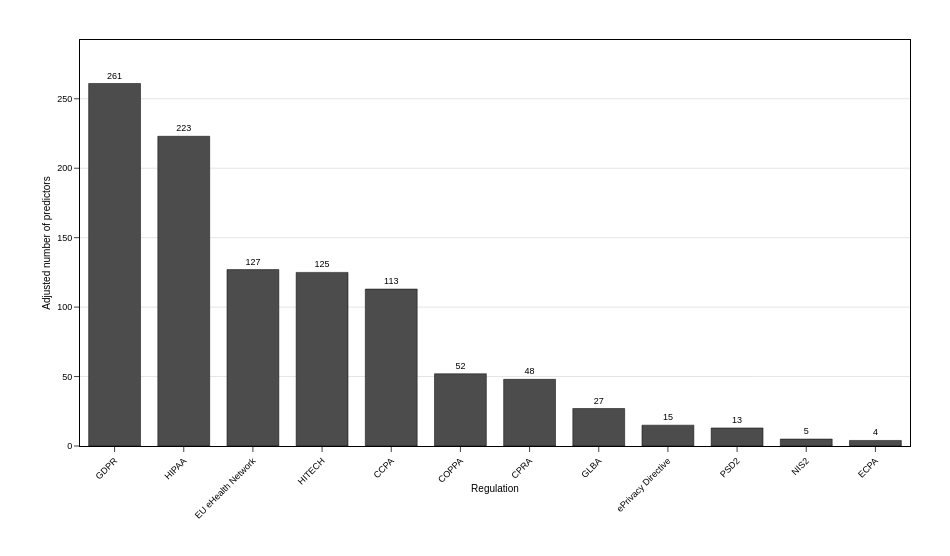

Here is the notebook cell this chart was saved with:
### Markdown cell above
### Figure 1
Adjusted number of regulated predictors per regulation. Counts are adjusted and bars are ordered by decreasing totals.

### Code cell
use_cfg("fig1")
# ==============================
# Data checks and prep
# ==============================
req = {"confidence", "reg_id"}
missing = req - set(merged_df.columns)
assert not missing, f"Missing required columns: {sorted(missing)}"

f1 = merged_df.loc[merged_df["confidence"] == "High"].copy()

# Clip year if present to avoid future leakage
if "year_int" in f1.columns:
    f1["year_int"] = f1["year_int"].clip(upper=2025)

per_reg_instances = (
    f1.groupby("reg_id")
      .size()
      .reset_index(name="instances")
)

adj = (
    per_reg_instances
      .assign(adj_rate=GLOBAL_RATE)
      .assign(adj_instances=lambda d: (d["instances"] * d["adj_rate"]).round().astype(int))
      .sort_values("adj_instances", ascending=False)
      .reset_index(drop=True)
)

if adj.empty:
    raise ValueError("No data after filtering. Check 'confidence' and 'reg_id' values.")

num_regs  = adj.shape[0]
height_px = max(500, min(BASE_HEIGHT_PX + num_regs * ROW_PX, 1000))
ymax      = int(adj["adj_instances"].max())

print(f"Bar categories: {num_regs} regulations")
print(f"Figure size: {BASE_WIDTH_PX}×{height_px} px")

# ==============================
# Figure — vertical bars with labels
# ==============================
fig1 = px.bar(
    adj,
    x="reg_id",
    y="adj_instances",
    labels={
        "reg_id": "Regulation",
        "adj_instances": "Adjusted number of predictors",
    },
)

fig1.update_traces(
    marker_color=BAR_COLOR,
    marker_line_color="black",
    marker_line_width=0.5,
    text=adj["adj_instances"],
    texttemplate="%{text:,d}",
    textposition="outside",
    textfont=dict(size=9, color="black"),
    cliponaxis=False
)

# Layout (match figs 2–5)
fig1.update_layout(
    width=BASE_WIDTH_PX,
    height=height_px,
    font=dict(family="Arial, sans-serif", size=10, color="black"),
    paper_bgcolor="white",
    plot_bgcolor="white",
    bargap=0.25,
    showlegend=False,
    margin=dict(l=80, r=40, t=40, b=110),
    xaxis_title=dict(text="Regulation", font=dict(size=10, color="black")),
    yaxis_title=dict(text="Adjusted number of predictors", font=dict(size=10, color="black")),
    template=None,
)

# Axes styling
fig1.update_xaxes(
    categoryorder="total descending",
    tickangle=-45,
    showgrid=False,
    showline=True, linecolor="black", linewidth=1, mirror=True,
    ticks="outside",
    tickfont=dict(size=9, color="black"),
    automargin=True
)
fig1.update_yaxes(
    range=[0, ymax * 1.12],
    showgrid=True, gridcolor="#e5e5e5",
    zeroline=False,
    showline=True, linecolor="black", linewidth=1, mirror=True,
    ticks="outside",
    tickfont=dict(size=9, color="black"),
    automargin=True
)

# High-quality export config
config = {
    "toImageButtonOptions": {
        "format": "png",
        "filename": "fig1",
        "height": height_px,
        "width": BASE_WIDTH_PX,
        "scale": EXPORT_SCALE,
    },
    "displayModeBar": True,
    "displaylogo": False,
    "modeBarButtonsToRemove": ["pan2d", "lasso2d", "select2d", "zoom2d"],
}

fig1.show(config=config)

print("="*70)
print("Figure 1 Configuration:")
print(f"  Dimensions: {BASE_WIDTH_PX}×{height_px} px")
print(f"  Export size: {BASE_WIDTH_PX*EXPORT_SCALE}×{height_px*EXPORT_SCALE} px (300 DPI)")
print("  Bars: neutral grayscale-safe color with black outline.")
print("="*70)

try:
    print("printing image")
    fig1.write_image("fig1.png", format="png",
                     width=BASE_WIDTH_PX, height=height_px, scale=EXPORT_SCALE)
    print("✓ Auto-exported fig1.png")
except Exception:
    print("ℹ Use the camera button to download at 300 DPI")

### Figure 1 — Plotly figure (JSON) as saved in the notebook; plotly's stock layout.template omitted (floating-point values rounded to 4 significant figures)
{"data": [{"cliponaxis": false, "hovertemplate": "Regulation=%{x}<br>Adjusted number of predictors=%{y}<extra></extra>", "legendgroup": "", "marker": {"color": "#4C4C4C", "line": {"color": "black", "width": 0.5}, "pattern": {"shape": ""}}, "name": "", "orientation": "v", "showlegend": false, "text": [261.0, 223.0, 127.0, 125.0, 113.0, 52.0, 48.0, 27.0, 15.0, 13.0, 5.0, 4.0], "textfont": {"color": "black", "size": 9}, "textposition": "outside", "texttemplate": "%{text:,d}", "type": "bar", "x": ["GDPR", "HIPAA", "EU eHealth Network", "HITECH", "CCPA", "COPPA", "CPRA", "GLBA", "ePrivacy Directive", "PSD2", "NIS2", "ECPA"], "xaxis": "x", "y": [261, 223, 127, 125, 113, 52, 48, 27, 15, 13, 5, 4], "yaxis": "y"}], "layout": {"bargap": 0.25, "barmode": "relative", "font": {"color": "black", "family": "Arial, sans-serif", "size": 10}, "height": 556, "legend": {"tracegroupgap": 0}, "margin": {"b": 110, "l": 80, "r": 40, "t": 40}, "paper_bgcolor": "white", "plot_bgcolor": "white", "showlegend": false, "width": 950, "xaxis": {"anchor": "y", "automargin": true, "categoryorder": "total descending", "domain": [0.0, 1.0], "linecolor": "black", "linewidth": 1, "mirror": true, "showgrid": false, "showline": true, "tickangle": -45, "tickfont": {"color": "black", "size": 9}, "ticks": "outside", "title": {"font": {"color": "black", "size": 10}, "text": "Regulation"}}, "yaxis": {"anchor": "x", "automargin": true, "domain": [0.0, 1.0], "gridcolor": "#e5e5e5", "linecolor": "black", "linewidth": 1, "mirror": true, "range": [0, 292.3], "showgrid": true, "showline": true, "tickfont": {"color": "black", "size": 9}, "ticks": "outside", "title": {"font": {"color": "black", "size": 10}, "text": "Adjusted number of predictors"}, "zeroline": false}}}
